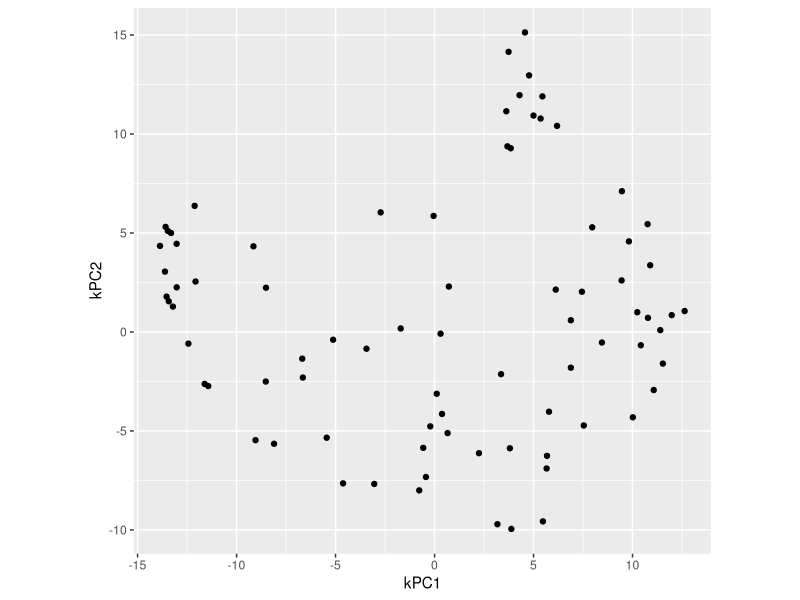

Recreate this plot in R.
# r2py crawler metadata
# package: recipes
# source_type: rd_example
# topic: step_kpca.Rd
# source_file: C:\Users\bened\AppData\Local\R\win-library\4.5\recipes\help
# lines: 29

suppressPackageStartupMessages(library(recipes))
if (rlang::is_installed(c("modeldata", "ggplot2", "kernlab"))) (if (getRversion() >= "3.4") withAutoprint else force)({ # examplesIf
library(ggplot2)
data(biomass, package = "modeldata")

biomass_tr <- biomass[biomass$dataset == "Training", ]
biomass_te <- biomass[biomass$dataset == "Testing", ]

rec <- recipe(
  HHV ~ carbon + hydrogen + oxygen + nitrogen + sulfur,
  data = biomass_tr
)

kpca_trans <- rec |>
  step_YeoJohnson(all_numeric_predictors()) |>
  step_normalize(all_numeric_predictors()) |>
  step_kpca(all_numeric_predictors())

kpca_estimates <- prep(kpca_trans, training = biomass_tr)

kpca_te <- bake(kpca_estimates, biomass_te)

ggplot(kpca_te, aes(x = kPC1, y = kPC2)) +
  geom_point() +
  coord_equal()

tidy(kpca_trans, number = 3)
tidy(kpca_estimates, number = 3)
}) # examplesIf
